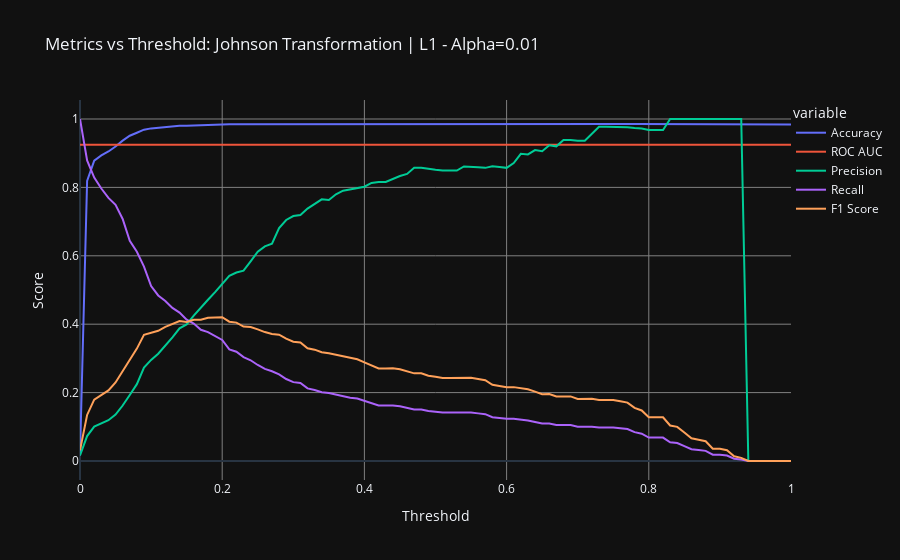

Write notebook code for a chart like this one.
### Code cell
interactive_metrics_vs_threshold_plot(y_test, y_pred, "Johnson Transformation | L1 - Alpha=0.01")
